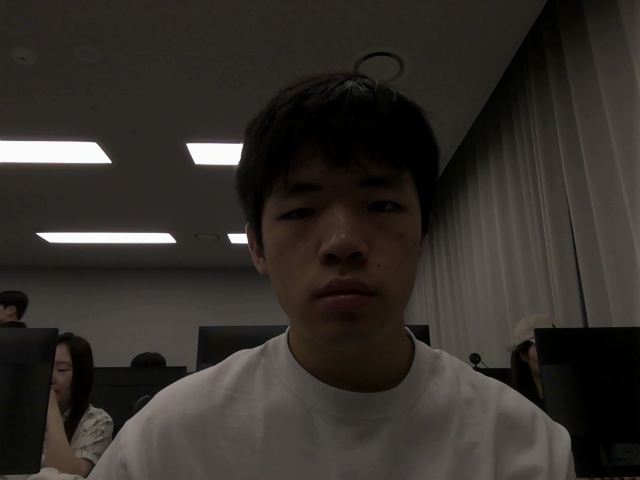
#> input picture 13_DATA/captured_images/result_20260720_093211.jpg, 640 x 480 px; its folder holds only this picture in this run
$ python data_aug.py
#> lines starting #> are read from the running program, lines starting #| are printed output that depends on the picture
# https://pypi.org/project/pillow/11.1.0/
# pip install pillow==11.1.0

from PIL import Image, ImageEnhance, ImageOps # 이미지 증강
import matplotlib.pyplot as plt
import os # 폴더 경로를 다루는 도구
import glob # 파일 목록을 찾는 도구

# 1. 이미지 로드 (captured_images 안의 가장 최근 사진)
# 코드는 .vscode 안에 있고 데이터는 그 부모 폴더(13_DATA)에 있어서
# dirname을 한 번 더 씌워 한 칸 위를 가리킵니다
base_dir=os.path.dirname(os.path.dirname(os.path.abspath(__file__)))
img_dir=os.path.join(base_dir,"captured_images")
img_path=max(glob.glob(os.path.join(img_dir,"*.jpg")), key=os.path.getmtime)
img=Image.open(img_path)
#> img is the input picture: PIL image 640x480 RGB; mean R, G, B 50.7, 46.5, 42.1
print(f"불러온 사진: {img_path}")

# 증강 결과를 담을 폴더 (없으면 자동으로 생성)
result_dir=os.path.join(base_dir,"result_images")
os.makedirs(result_dir, exist_ok=True)

# 2. 이미지 증강(회전)
img_rotated=img.rotate(90)
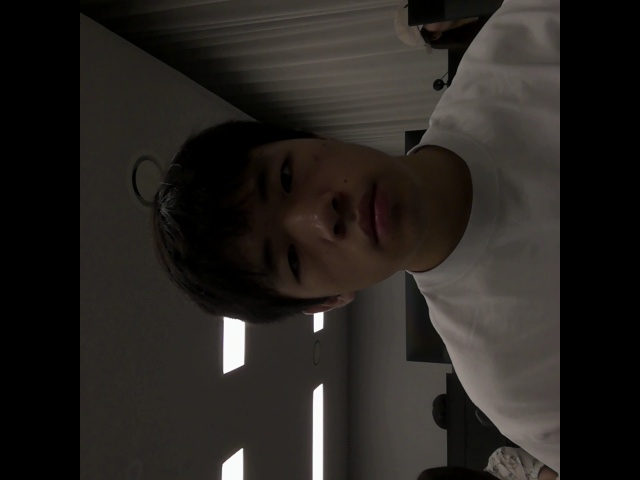
#> img_rotated: PIL image 640x480 RGB; mean R, G, B 38.8, 35.4, 32.1

# 2-1. 이미지 증상(밝기 조절)
enhancer=ImageEnhance.Brightness(img)
img_brightness=enhancer.enhance(0.5)
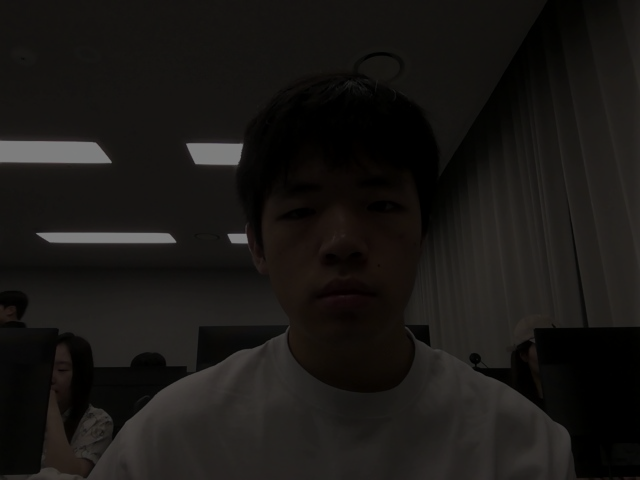
#> img_brightness: PIL image 640x480 RGB; mean R, G, B 25.1, 23, 20.8

# 2-2 이미지 증강(좌우 반전)
img_flip=ImageOps.mirror(img)
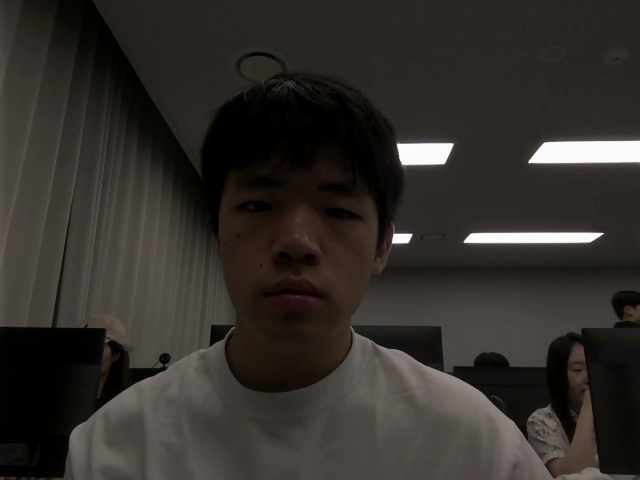
#> img_flip: PIL image 640x480 RGB; mean R, G, B 50.7, 46.5, 42.1

# 3. 결과 시각화
fig, ax=plt.subplots(2, 2, figsize=(20,10))

# 3-1. 원본 이미지
ax[0,0].imshow(img)
ax[0,0].axis('off')
ax[0,0].set_title("Original")

# 3-2. 회전 이미지
ax[0,1].imshow(img_rotated)
ax[0,1].axis('off')
ax[0,1].set_title("Rotated 90")

# 3-3. 밝기 이미지
ax[1,0].imshow(img_brightness)
ax[1,0].axis('off')
ax[1,0].set_title("Brightness")

# 3-4. 좌우 반전 이미지
ax[1,1].imshow(img_flip)
ax[1,1].axis('off')
ax[1,1].set_title("Flip")

# 4. 증강 이미지 저장 (result_images 폴더)
img_rotated.save(os.path.join(result_dir,"img_rotated.jpg"))
img_brightness.save(os.path.join(result_dir,"img_brightness.jpg"))
img_flip.save(os.path.join(result_dir,"img_flip.jpg"))
print(f"사진을 잘 저장했습니다. {result_dir}")

# 5. 화면에 띄우기
plt.show()
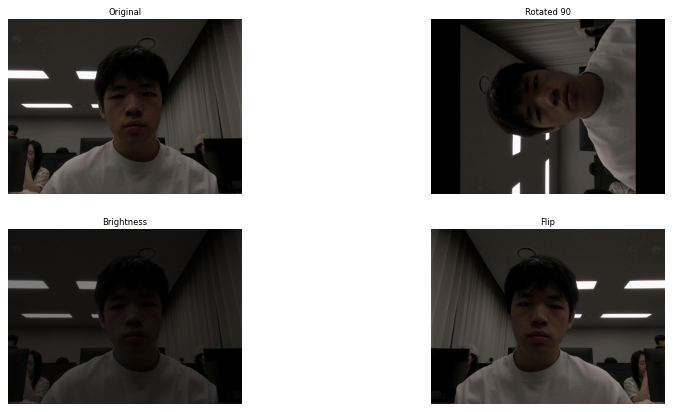
#> figure drawn by matplotlib, 4 panels
